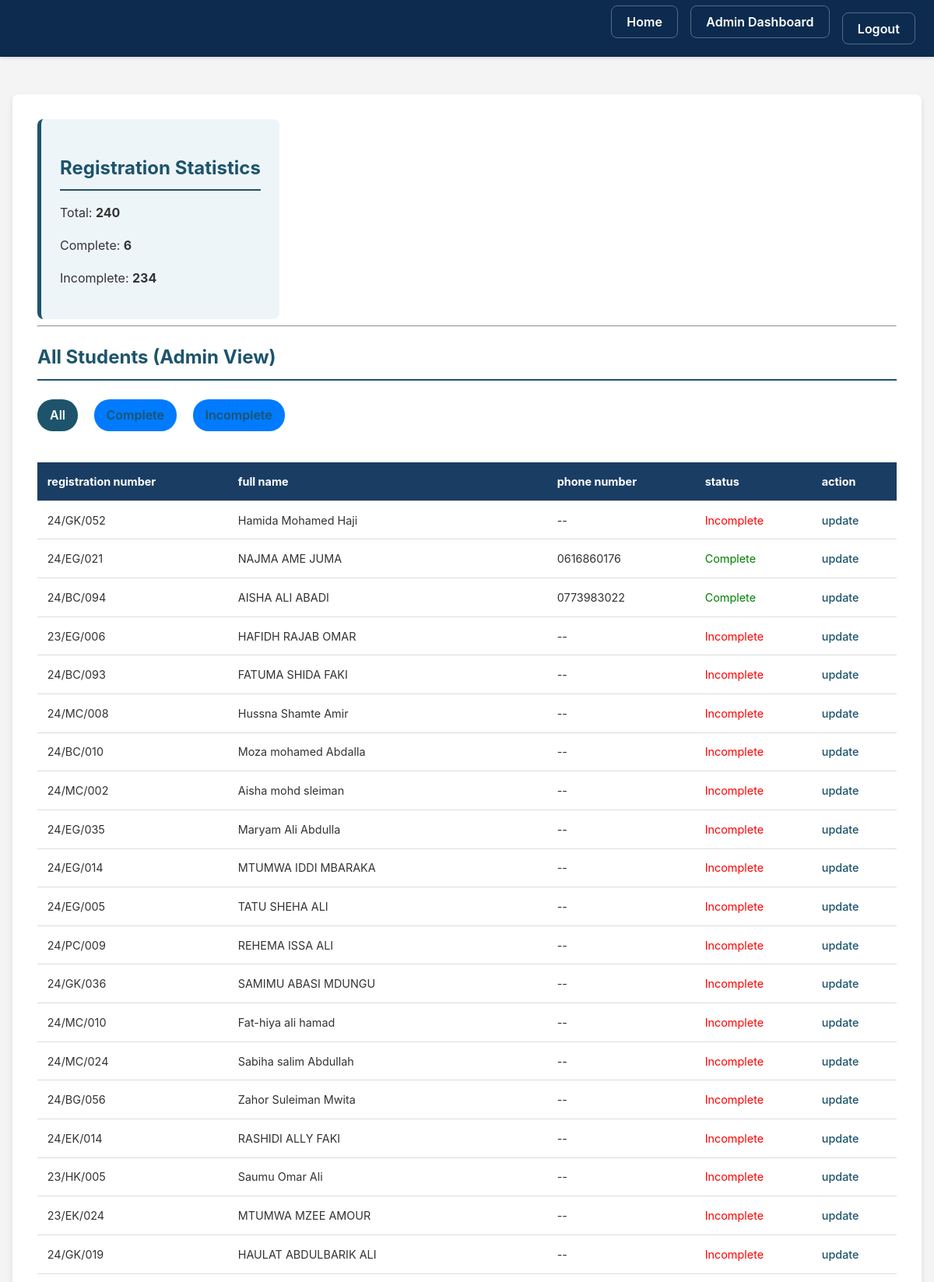
The page /dashboard/ (signed in, upper part) on the database its author committed.
### students/models.py (models this page shows, shortened)
class Student(models.Model):
    registration_number = models.CharField(max_length=50, unique=True, verbose_name="Namba ya Usajili")
    full_name = models.CharField(max_length=255, unique=True, verbose_name="Jina Kamili")
    phone_number = models.CharField(max_length=15, blank=True, null=True, verbose_name="Namba ya Simu")
    is_registered = models.BooleanField(default=False)

### students/views.py (the view)
# urls.py: path('dashboard/', student_dashboard, name='student_dashboard'),
@login_required
@user_passes_test(lambda u: u.is_superuser)
def student_dashboard(request):
    filter_by = request.GET.get('filter')
    if filter_by == 'registered':
        students = Student.objects.filter(is_registered=True)
    elif filter_by == 'unregistered':
        students = Student.objects.filter(is_registered=False)
    else:
        students = Student.objects.all()
    stats = Student.objects.aggregate(
        total_students=Count('id'),
        registered_count=Count('id', filter=Q(is_registered=True))
    )
    total_students = stats['total_students']
    registered_count = stats['registered_count']
    unregistered_count = total_students - registered_count
    context = {
        'students': students,
        'total_students': total_students,
        'registered_count': registered_count,
        'unregistered_count': unregistered_count,
        'filter_by': filter_by,
    }
    return render(request, 'students/student_dashboard.html', context)

### students/templates/students/student_dashboard.html (shortened to what this page needs)
{% extends 'students/base.html' %}
{% block content %}
<div class="container">
    <div class="header-actions">
        <div class="stats">
            <h2>Registration Statistics</h2>
            <p>Total: <strong>{{ total_students }}</strong></p>
            <p>Complete: <strong>{{ registered_count }}</strong></p>
            <p>Incomplete: <strong>{{ unregistered_count }}</strong></p>
        </div>
    </div>
    <hr>
    <h2>All Students (Admin View)</h2>
    <div class="filters">
        <a href="{% url 'student_dashboard' %}" class="button {% if not filter_by %}active{% endif %}">All</a>
        <a href="?filter=registered" class="button {% if filter_by == 'registered' %}active{% endif %}">Complete</a>
        <a href="?filter=unregistered" class="button {% if filter_by == 'unregistered' %}active{% endif %}">Incomplete</a>
    </div>
    <div class="student-table">
        <table>
            <thead>
                <tr>
                    <th>registration number</th>
                    <th>full name</th>
                    <th>phone number</th>
                    <th>status</th>
                    <th>action</th>
                </tr>
            </thead>
            <tbody>
                {% for student in students %}
                <tr>
                    <td>{{ student.registration_number }}</td>
                    <td>{{ student.full_name }}</td>
                    <td>{{ student.phone_number|default:"--" }}</td>
                    <td>{% if student.is_registered %}<span style="color: green;">Complete</span>{% else %}<span style="color: red;">Incomplete</span>{% endif %}</td>
                    <td><a href="{% url 'student_update' pk=student.pk %}">update</a></td>
                </tr>
                {% empty %}
                <tr>
                    <td colspan="5">no students found</td>
                </tr>
                {% endfor %}
            </tbody>
        </table>
    </div>
</div>
{% endblock %}

### students/templates/students/base.html (shortened to what this page needs)
{% load static %}
<!DOCTYPE html>
<html lang="en">
<head>
    <link rel="stylesheet" href="{% static 'students/css/styles.css' %}">
</head>
<body>
    <header>
        <div class="header-content">
            <nav>
                <ul>
                    <li><a href="{% url 'student_login' %}">Home</a></li>
                    {% if user.is_superuser %}
                    <li><a href="{% url 'student_dashboard' %}">Admin Dashboard</a></li>
                    <li>
                        <form action="{% url 'logout' %}" method="post" style="display: inline;">
                            {% csrf_token %}<button type="submit" class="nav-logout-button">Logout</button>
                        </form>
                    </li>
                    {% else %}
                    <li><a href="{% url 'add_student' %}">new student</a></li>
                    <li><a href="{% url 'student_login' %}">Log in</a></li>
                    {% endif %}
                </ul>
            </nav>
        </div>
    </header>
    <main>
        {% block content %}{% endblock %}
    </main>
</body>
</html>

### students/static/students/css/styles.css (style rules this page uses)
body { font-family: -apple-system, BlinkMacSystemFont, "Segoe UI", Roboto, Helvetica, Arial, sans-serif; line-height: 1.6; background-color: #F4F4F4; color: #333; margin: 0; padding: 0; display: flex; flex-direction: column; min-height: 100vh; }
header { position: sticky; top: 0; z-index: 1000; background-color: #0C2B4E; color: #ffffff; box-shadow: 0 2px 4px rgba(0, 0, 0, 0.1); }
.header-content { display: flex; justify-content: space-between; align-items: center; padding: 1rem 1.5rem; }
nav ul { margin: 0; padding: 0; list-style: none; display: flex; }
nav li { margin-left: 1rem; }
nav a { color: #ffffff; text-decoration: none; font-weight: 600; font-size: 1rem; padding: 0.6rem 1.2rem; border: 1px solid rgba(255, 255, 255, 0.3); border-radius: 8px; transition: all 0.3s ease; white-space: nowrap; }
.nav-logout-button { background: transparent; border: 1px solid rgba(255, 255, 255, 0.3); color: #ffffff; cursor: pointer; font-family: inherit; font-size: 1rem; font-weight: 600; padding: 0.6rem 1.2rem; border-radius: 8px; transition: all 0.3s ease; }
main { flex: 1; padding: 1rem; }
.container { max-width: 1400px; margin: 2rem auto; padding: 2rem; background: #ffffff; box-sizing: border-box; border-radius: 8px; box-shadow: 0 4px 8px rgba(0, 0, 0, 0.1); animation: fadeInUp 1s; }
h2 { color: #1D546C; margin-bottom: 1rem; border-bottom: 2px solid #1D546C; padding-bottom: 0.5rem; }
p { margin-bottom: 1rem; }
form { margin-top: 1.5rem; }
button, .button, input[type="submit"] { display: inline-block; background-color: #007bff; color: #ffffff; padding: 0.8rem 1.5rem; border: none; border-radius: 4px; cursor: pointer; text-decoration: none; font-size: 1rem; font-weight: 600; transition: background-color 0.3s, transform 0.2s; }
.header-actions { display: flex; justify-content: space-between; align-items: flex-start; flex-wrap: wrap; gap: 1rem; }
.stats { background: #eef5f9; padding: 1.5rem; border-radius: 8px; border-left: 5px solid #1D546C; }
.filters { margin: 1.5rem 0; }
.filters a { margin-right: 1rem; text-decoration: none; color: #1D546C; padding: 0.5rem 1rem; border-radius: 20px; transition: background-color 0.3s, color 0.3s; }
.filters a.active, .filters a:hover { background-color: #1D546C; color: white; }
.student-table { overflow-x: auto; }
table { width: 100%; border-collapse: collapse; margin-top: 1rem; }
thead { background-color: #1A3D64; color: white; }
th, td { padding: 0.8rem; text-align: left; font-size: 0.9rem; border-bottom: 1px solid #ddd; }
tbody tr { transition: background-color 0.3s; }
td a { color: #1D546C; text-decoration: none; font-weight: 500; }

### rows shown on the page
Student: registration_number "24/GK/052", full_name "Hamida Mohamed Haji", phone_number "--", is_registered "Incomplete"
Student: registration_number "24/EG/021", full_name "NAJMA AME JUMA", phone_number "0616860176", is_registered "Complete"
Student: registration_number "24/BC/094", full_name "AISHA ALI ABADI", phone_number "0773983022", is_registered "Complete"
Student: registration_number "23/EG/006", full_name "HAFIDH RAJAB OMAR", phone_number "--", is_registered "Incomplete"
Student: registration_number "24/BC/093", full_name "FATUMA SHIDA FAKI", phone_number "--", is_registered "Incomplete"
Student: registration_number "24/MC/008", full_name "Hussna Shamte Amir", phone_number "--", is_registered "Incomplete"
Student: registration_number "24/BC/010", full_name "Moza mohamed Abdalla", phone_number "--", is_registered "Incomplete"
Student: registration_number "24/MC/002", full_name "Aisha mohd sleiman", phone_number "--", is_registered "Incomplete"
Student: registration_number "24/EG/035", full_name "Maryam Ali Abdulla", phone_number "--", is_registered "Incomplete"
Student: registration_number "24/EG/014", full_name "MTUMWA IDDI MBARAKA", phone_number "--", is_registered "Incomplete"
Student: registration_number "24/EG/005", full_name "TATU SHEHA ALI", phone_number "--", is_registered "Incomplete"
Student: registration_number "24/PC/009", full_name "REHEMA ISSA ALI", phone_number "--", is_registered "Incomplete"
Student: registration_number "24/GK/036", full_name "SAMIMU ABASI MDUNGU", phone_number "--", is_registered "Incomplete"
Student: registration_number "24/MC/010", full_name "Fat-hiya ali hamad", phone_number "--", is_registered "Incomplete"
Student: registration_number "24/MC/024", full_name "Sabiha salim Abdullah", phone_number "--", is_registered "Incomplete"
Student: registration_number "24/BG/056", full_name "Zahor Suleiman Mwita", phone_number "--", is_registered "Incomplete"
Student: registration_number "24/EK/014", full_name "RASHIDI ALLY FAKI", phone_number "--", is_registered "Incomplete"
Student: registration_number "23/HK/005", full_name "Saumu Omar Ali", phone_number "--", is_registered "Incomplete"
Student: registration_number "23/EK/024", full_name "MTUMWA MZEE AMOUR", phone_number "--", is_registered "Incomplete"
Student: registration_number "24/GK/019", full_name "HAULAT ABDULBARIK ALI", phone_number "--", is_registered "Incomplete"

### other values the page prints
{{ total_students }} "240"
{{ registered_count }} "6"
{{ unregistered_count }} "234"
